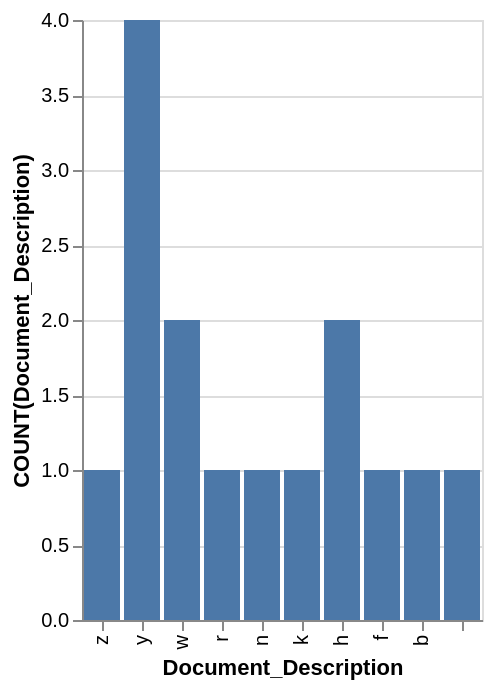

Express this chart as Vega-Lite.
### Vega-Lite specification from a JSON file in a GitHub repository (floating-point values rounded to 4 significant figures)
{"data": {"values": [{"x_data": "z", "y_data": 1}, {"x_data": "y", "y_data": 4}, {"x_data": "w", "y_data": 2}, {"x_data": "r", "y_data": 1}, {"x_data": "n", "y_data": 1}, {"x_data": "k", "y_data": 1}, {"x_data": "h", "y_data": 2}, {"x_data": "f", "y_data": 1}, {"x_data": "b", "y_data": 1}, {"x_data": "", "y_data": 1}]}, "mark": "bar", "encoding": {"x": {"field": "x_data", "type": "nominal", "title": "Document_Description", "sort": "descending"}, "y": {"field": "y_data", "type": "quantitative", "title": "COUNT(Document_Description)"}}}
